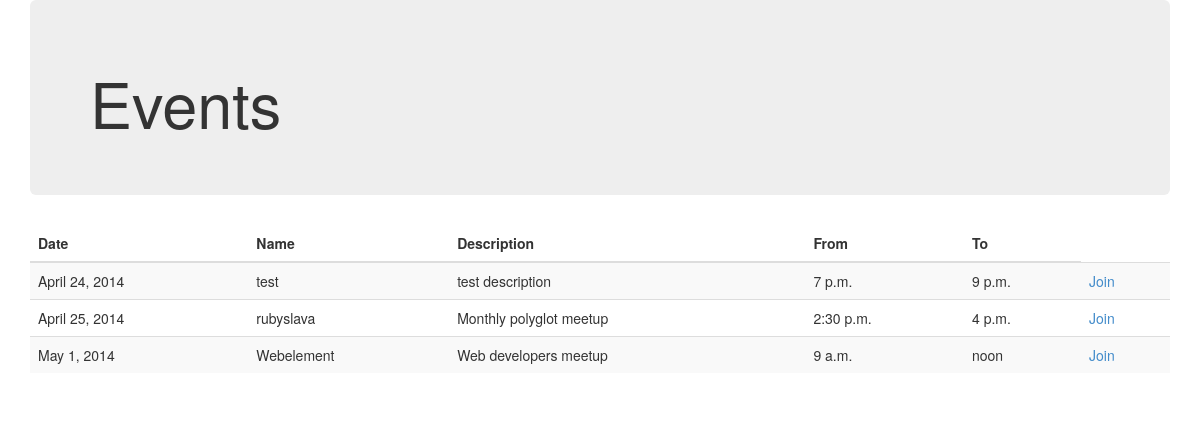
The page / on the database its author committed.
### events/models.py (models this page shows)
class Event(models.Model):
    name = models.CharField(max_length=75)
    description = models.TextField(blank=True, null=True)
    date = models.DateField()
    from_time = models.TimeField()
    to_time = models.TimeField()
    attendees = models.ManyToManyField(
        to=settings.AUTH_USER_MODEL, through='Attendance'
    )

### events/views.py (the view)
# urls.py: url(r'^$', EventsView.as_view(), name='events-list'),
class EventsView(ListView):
    model = Event
    def get_queryset(self):
        results = self.model.objects.extra(
            select={
                'attends': 'select count(a.user_id) '
                           'from events_attendance AS a '
                           'join auth_user AS u on (a.user_id=u.id) '
                           'where a.event_id=events_event.id AND u.username="{}"'.format(
                                self.request.session.get('username', None)
                            )
            }
        )
        return results

### events/templates/events/event_list.html (shortened to what this page needs)
<!DOCTYPE html>
{% load staticfiles %}
<html lang="en">
<head>
    <link href='{% static "css/bootstrap.min.css" %}' rel="stylesheet">
    <link href='{% static "css/bootstrap-theme.min.css" %}' rel="stylesheet">
</head>
<body role="document">
<div class="container" role="main">
    <div class="jumbotron">
        <h1>Events</h1>
    </div>
    <div class="table-responsive">
        <table class="table table-striped">
            <thead>
            <tr>
                <th>Date</th>
                <th>Name</th>
                <th>Description</th>
                <th>From</th>
                <th>To</th>
            </tr>
            </thead>
            <tbody>
            {% for event in object_list %}
                <tr>
                    <td>{{ event.date }}</td>
                    <td>{{ event.name }}</td>
                    <td>{{ event.description }}</td>
                    <td>{{ event.from_time }}</td>
                    <td>{{ event.to_time }}</td>
                    <td>
                        {% if event.attends == 0 %}
                            <a href="/events/{{ event.id }}/">Join</a>
                        {% else %}
                            <span>Attending</span>
                        {% endif %}
                    </td>
                </tr>
            {% empty %}
                <tr>
                    <td>No events available</td>
                </tr>
            {% endfor %}
            </tbody>
        </table>
    </div>
</div>
</body>
</html>

### rows shown on the page
Event: date "April 24, 2014", name "test", description "test description", from_time "7 p.m.", to_time "9 p.m."
Event: date "April 25, 2014", name "rubyslava", description "Monthly polyglot meetup", from_time "2:30 p.m.", to_time "4 p.m."
Event: date "May 1, 2014", name "Webelement", description "Web developers meetup", from_time "9 a.m.", to_time "noon"
